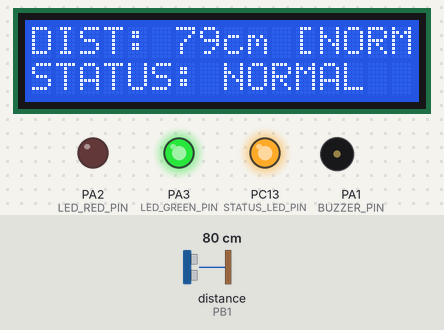
The sketch below on a simulated STM32 Blue Pill. On the bench: 16×2 character LCD, output pins drawn as LEDs (lit = HIGH), buzzer (waves = sounding, pin HIGH). Wiring (inferred from the names in the program): ultrasonic range finder: trigger PB0; echo PB1. The test bench sets the inputs (shaded band); at power-on: distance to the obstacle (sensor on PB1) 80 cm. The echo pulse lasts 58.3 µs per cm; pins used as bus, display or sensor lines are not drawn; what the sketch prints to the serial monitor is not drawn.

Above: at 2.3 s.
2.4 s: distance to the obstacle (sensor on PB1) set to 32 cm
At 2.98 s:
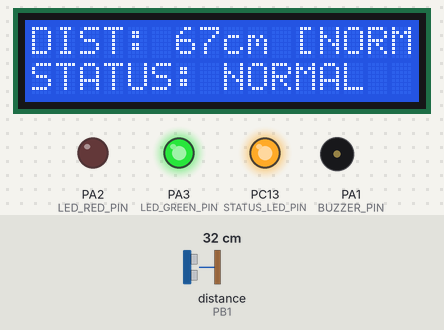
4.7 s: distance to the obstacle (sensor on PB1) set to 28 cm
At 7.5 s:
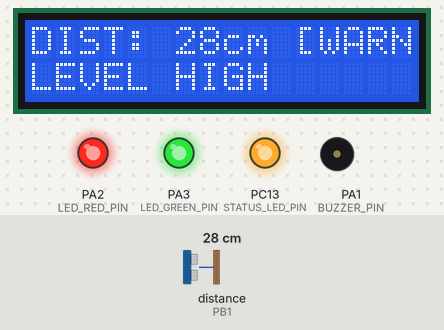
7.7 s: distance to the obstacle (sensor on PB1) set to 17 cm
At 7.98 s:
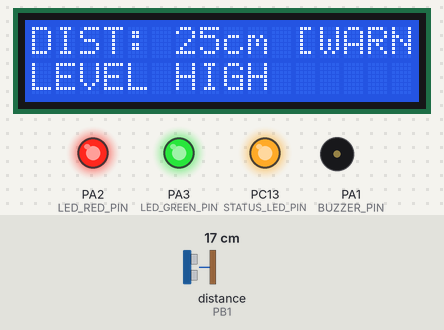
9.7 s: distance to the obstacle (sensor on PB1) set to 14 cm
At 12.2 s:
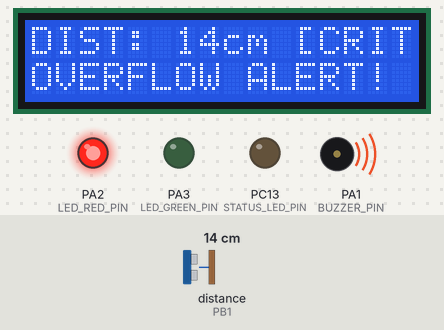
Timing chart, 0 to 13.7 s (numbered marks = the images above; inputs shaded):
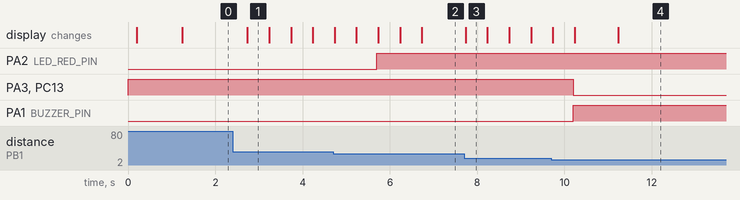

The sketch:

Water_Level_Overflow_Indicator.ino
```cpp
/*
 * PROJECT: Water Level Detection using STM32 and Ultrasonic Sensor
 * COURSE: Microcontrollers (PBCST504) - V Semester B.Tech
 *
 * TEAM MEMBERS:
 *   - DEVANANDA.S (SBC24CS097)
 *   - NEEHARA ANIL K K (SBC24CS154)
 *   - SANU R GEEVARGHESE (SBC24CS180)
 *   - MADHAV PADMAKUMAR (SBC24CS144)
 *
 * GUIDE: Ms. Aryalekshmi A, Assistant Professor
 *
 * HARDWARE SETUP:
 *   - MCU: STM32F103C8T6 (Blue Pill, ARM Cortex-M3 @ 72 MHz)
 *   - Sensor: HC-SR04 Ultrasonic Distance Sensor
 *       TRIG -> PB0 (GPIO Output)
 *       ECHO -> PB1 (GPIO Input)
 *   - Actuator: Active Buzzer Module -> PA1 (GPIO Output)
 *   - Visual Indicators:
 *       RED LED (Overflow Alert) -> PA2 (GPIO Output)
 *       GREEN LED (Normal Level) -> PA3 (GPIO Output)
 *       Onboard Status LED      -> PC13 (Active-Low GPIO)
 *   - Display: 16x2 LCD via I2C (PCF8574 backpack at 0x27)
 *       SCL -> PB6 (I2C1_SCL)
 *       SDA -> PB7 (I2C1_SDA)
 *   - Power Supply: LM2596 DC-DC Buck Converter (9V/12V Battery down to 5V DC)
 *   - Telemetry: Serial USART1 (PA9 TX, PA10 RX) at 115200 baud
 */

#include <Arduino.h>
#include <Wire.h>
#include <LiquidCrystal_I2C.h>

// --- PIN DEFINITIONS ---
#define TRIG_PIN PB0        // HC-SR04 Ultrasonic Trigger Pin
#define ECHO_PIN PB1        // HC-SR04 Ultrasonic Echo Pin
#define BUZZER_PIN PA1      // Active Buzzer Audible Alarm Driver
#define LED_RED_PIN PA2     // Red Alert LED (Overflow Warning Indicator)
#define LED_GREEN_PIN PA3   // Green Status LED (Normal / Safe Water Level)
#define LCD_SCL_PIN PB6     // 16x2 LCD I2C SCL Clock Pin
#define LCD_SDA_PIN PB7     // 16x2 LCD I2C SDA Data Pin
#define STATUS_LED_PIN PC13 // Onboard Diagnostic LED (Active-Low)

// --- OPERATIONAL CONSTANTS & CALIBRATION THRESHOLDS ---
#define TANK_HEIGHT_CM 100         // Total vertical depth of water storage tank
#define OVERFLOW_THRESHOLD_CM 15   // Distance <= 15 cm triggers critical overflow alarm
#define WARNING_THRESHOLD_CM 30    // Distance <= 30 cm triggers approaching high-level warning
#define SAMPLE_INTERVAL_MS 500     // Cadence between sensor readings in milliseconds
#define SAMPLES 5                  // Number of consecutive readings for moving-average filter

// --- GLOBAL OBJECTS & VARIABLES ---
LiquidCrystal_I2C lcd(0x27, 16, 2);

int distanceBuffer[SAMPLES];
int sampleIndex = 0;
bool bufferFilled = false;
unsigned long lastSampleTime = 0;

/**
 * @brief Measure raw distance in centimeters using HC-SR04 ultrasonic sensor.
 * @return Distance in centimeters, or -1 if timeout occurred.
 */
long measureRawDistanceCm() {
    digitalWrite(TRIG_PIN, LOW);
    delayMicroseconds(2);
    digitalWrite(TRIG_PIN, HIGH);
    delayMicroseconds(10);
    digitalWrite(TRIG_PIN, LOW);

    // Measure echo pulse duration (timeout 30000 us ~ 5 meters max distance)
    long duration = pulseIn(ECHO_PIN, HIGH, 30000);
    if (duration == 0) {
        return -1; // Echo timeout
    }

    // Speed of sound = 343 m/s = 0.0343 cm/us -> Distance = (duration * 0.0343) / 2
    long distance = (duration * 0.0343) / 2;
    return distance;
}

/**
 * @brief Moving average filter to suppress acoustic reflections and noise.
 */
int getFilteredDistance(int newDistance) {
    if (newDistance < 0 || newDistance > TANK_HEIGHT_CM + 20) {
        return -1; // Reject out-of-bounds acoustic spikes
    }

    distanceBuffer[sampleIndex] = newDistance;
    sampleIndex = (sampleIndex + 1) % SAMPLES;
    if (sampleIndex == 0) {
        bufferFilled = true;
    }

    int count = bufferFilled ? SAMPLES : sampleIndex;
    if (count == 0) return newDistance;

    long sum = 0;
    for (int i = 0; i < count; i++) {
        sum += distanceBuffer[i];
    }
    return sum / count;
}

void setup() {
    // Configure GPIO Pin Modes
    pinMode(TRIG_PIN, OUTPUT);
    pinMode(ECHO_PIN, INPUT);
    pinMode(BUZZER_PIN, OUTPUT);
    pinMode(LED_RED_PIN, OUTPUT);
    pinMode(LED_GREEN_PIN, OUTPUT);
    pinMode(STATUS_LED_PIN, OUTPUT);

    // Initial output states (safe startup)
    digitalWrite(TRIG_PIN, LOW);
    digitalWrite(BUZZER_PIN, LOW);
    digitalWrite(LED_RED_PIN, LOW);
    digitalWrite(LED_GREEN_PIN, HIGH);
    digitalWrite(STATUS_LED_PIN, HIGH); // Inactive high

    // Initialize USART1 Telemetry
    Serial.begin(115200);
    delay(100);
    Serial.println(F("=================================================="));
    Serial.println(F("  WATER LEVEL DETECTION & OVERFLOW INDICATOR     "));
    Serial.println(F("  MCU: STM32F103C8T6 | Sensor: HC-SR04 | 16x2 LCD"));
    Serial.println(F("=================================================="));

    // Initialize I2C and 16x2 LCD
    Wire.begin();
    lcd.init();
    lcd.backlight();
    lcd.clear();
    lcd.setCursor(0, 0);
    lcd.print("WATER LEVEL SYS");
    lcd.setCursor(0, 1);
    lcd.print("INITIALIZING...");
    delay(1000);
    lcd.clear();
}

void loop() {
    unsigned long currentMillis = millis();

    if (currentMillis - lastSampleTime >= SAMPLE_INTERVAL_MS) {
        lastSampleTime = currentMillis;

        long rawDistance = measureRawDistanceCm();
        if (rawDistance < 0) {
            Serial.println(F("[ERROR] Sensor Echo Timeout. Checking alignment..."));
            lcd.setCursor(0, 0);
            lcd.print("SENSOR TIMEOUT! ");
            lcd.setCursor(0, 1);
            lcd.print("CHECK ALIGNMENT ");
            return;
        }

        int distanceCm = getFilteredDistance((int)rawDistance);
        int waterLevelPercent = map(distanceCm, TANK_HEIGHT_CM, OVERFLOW_THRESHOLD_CM, 0, 100);
        waterLevelPercent = constrain(waterLevelPercent, 0, 100);

        // Telemetry logging
        Serial.print(F("Dist: "));
        Serial.print(distanceCm);
        Serial.print(F(" cm | Level: "));
        Serial.print(waterLevelPercent);
        Serial.print(F("% | State: "));

        // State Machine Decision Logic
        if (distanceCm <= OVERFLOW_THRESHOLD_CM) {
            // STATE 1: CRITICAL OVERFLOW WARNING
            Serial.println(F("CRITICAL OVERFLOW ALERT"));

            digitalWrite(LED_RED_PIN, HIGH);
            digitalWrite(LED_GREEN_PIN, LOW);
            digitalWrite(BUZZER_PIN, HIGH);
            digitalWrite(STATUS_LED_PIN, LOW); // Active-low status LED ON

            lcd.setCursor(0, 0);
            lcd.print("DIST: ");
            lcd.print(distanceCm);
            lcd.print("cm [CRIT] ");

            lcd.setCursor(0, 1);
            lcd.print("OVERFLOW ALERT! ");
        }
        else if (distanceCm <= WARNING_THRESHOLD_CM) {
            // STATE 2: APPROACHING HIGH LEVEL WARNING
            Serial.println(F("APPROACHING HIGH LEVEL"));

            digitalWrite(LED_RED_PIN, HIGH);
            digitalWrite(LED_GREEN_PIN, HIGH);
            digitalWrite(BUZZER_PIN, LOW);
            digitalWrite(STATUS_LED_PIN, HIGH);

            lcd.setCursor(0, 0);
            lcd.print("DIST: ");
            lcd.print(distanceCm);
            lcd.print("cm [WARN] ");

            lcd.setCursor(0, 1);
            lcd.print("LEVEL HIGH      ");
        }
        else {
            // STATE 3: NORMAL / SAFE LEVEL
            Serial.println(F("NORMAL / SAFE"));

            digitalWrite(LED_RED_PIN, LOW);
            digitalWrite(LED_GREEN_PIN, HIGH);
            digitalWrite(BUZZER_PIN, LOW);
            digitalWrite(STATUS_LED_PIN, HIGH);

            lcd.setCursor(0, 0);
            lcd.print("DIST: ");
            lcd.print(distanceCm);
            lcd.print("cm [NORM] ");

            lcd.setCursor(0, 1);
            lcd.print("STATUS: NORMAL  ");
        }
    }
}
```

Measured:
- the behaviour switches between 31 and 30 cm on distance to the obstacle (sensor on PB1) (found by bisection; images 1 and 2)
- the behaviour switches between 16 and 15 cm on distance to the obstacle (sensor on PB1) (found by bisection; images 3 and 4)
- after the input at 2.4 s, the display: changes after 0.33 s (image 1)
- after the input at 4.7 s, PA2 (LED_RED_PIN): LOW → HIGH after 1.0 s; the display: first differs from a run without the input after 0.53 s (image 2 shows a later state)
- after the input at 7.7 s, the display: changes at once (image 3)
- after the input at 9.7 s, PA3 (LED_GREEN_PIN), PC13 (STATUS_LED_PIN): HIGH → LOW after 0.50 s; PA1 (BUZZER_PIN): LOW → HIGH after 0.50 s; the display: first changes at once (image 4 shows a later state)
- what the display in image 1 shows lasts 0.5 s, from 2.7 s to 3.2 s
